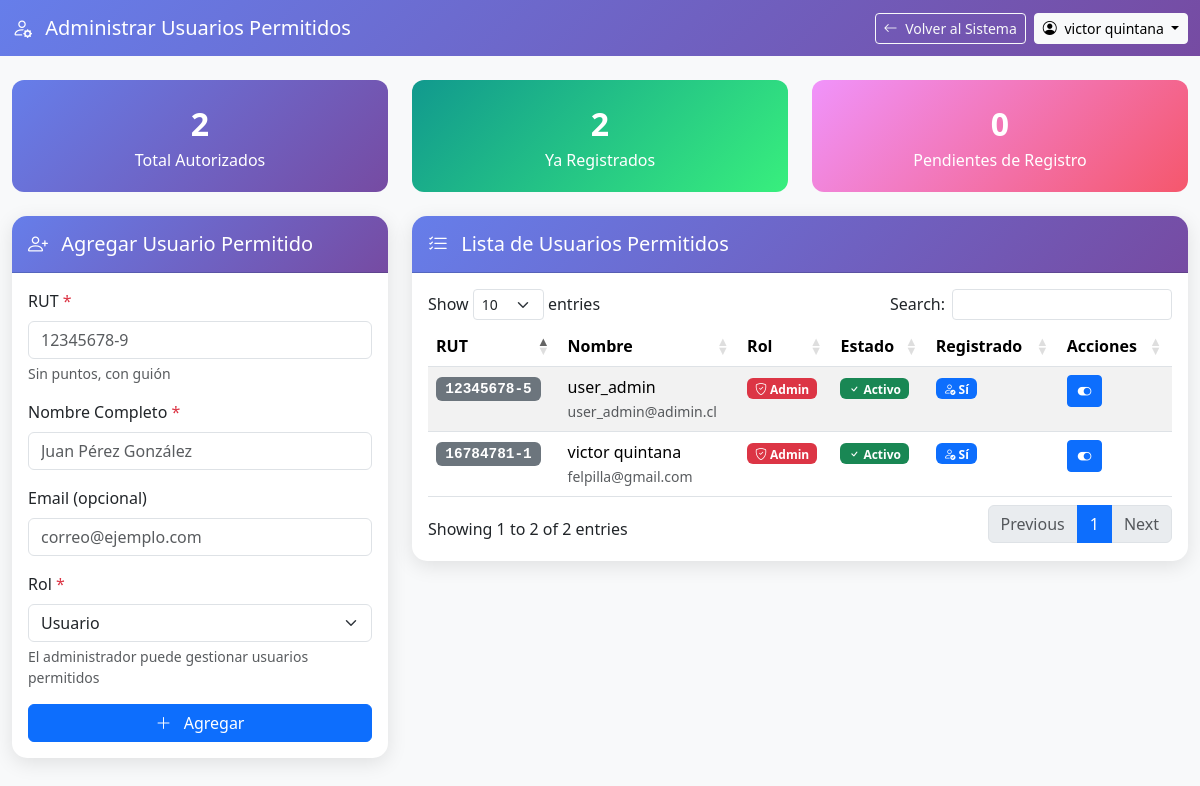
The app's page /admin-usuarios.php (signed in) with its own data.
### tables this page shows
CREATE TABLE `z_usuarios_permitidos` (
  `id` int(11) NOT NULL,
  `rut` varchar(12) NOT NULL COMMENT 'RUT sin puntos, con guión (ej: 12345678-9)',
  `nombre` varchar(100) NOT NULL COMMENT 'Nombre completo de la persona',
  `email` varchar(100) DEFAULT NULL,
  `rol` enum('admin','usuario') DEFAULT 'usuario',
  `activo` tinyint(1) NOT NULL DEFAULT '1' COMMENT '1=puede registrarse, 0=bloqueado',
  `fecha_agregado` datetime NOT NULL DEFAULT CURRENT_TIMESTAMP
);

### auth.php (called while the page is built, shortened)
<?php
function estaAutenticado() {
    if (isset($_SESSION['ultimo_acceso'])) {
        $inactivo = time() - $_SESSION['ultimo_acceso'];
    }
    return true;
}
function obtenerUsuarioActual() {
    return array(
        'id' => $_SESSION['usuario_id'],
        'username' => $_SESSION['usuario_username'],
        'nombre' => $_SESSION['usuario_nombre'],
        'rol' => $_SESSION['usuario_rol']
    );
}
?>

### admin-usuarios.php (the view, shortened to what this page needs)
<?php
require_once 'auth.php';
$usuario = obtenerUsuarioActual();
require_once 'config.php';
$query = "SELECT up.*,
          (SELECT COUNT(*) FROM z_usuarios u WHERE u.rut = up.rut) as registrado
          FROM z_usuarios_permitidos up
          ORDER BY up.fecha_agregado DESC";
$result = $conn->query($query);
$usuarios_permitidos = array();
if ($result) {
    while ($row = $result->fetch_assoc()) {
        $usuarios_permitidos[] = $row;
    }
}
$total_permitidos = count($usuarios_permitidos);
$total_registrados = 0;
foreach ($usuarios_permitidos as $up) {
    if ($up['registrado'] > 0) $total_registrados++;
}
?>
<!DOCTYPE html>
<html lang="es">
<head>
    <link href="https://cdn.jsdelivr.net/npm/bootstrap@5.3.2/dist/css/bootstrap.min.css" rel="stylesheet">
    <link href="https://cdn.jsdelivr.net/npm/bootstrap-icons@1.11.1/font/bootstrap-icons.css" rel="stylesheet">
    <link href="https://cdn.datatables.net/1.13.7/css/dataTables.bootstrap5.min.css" rel="stylesheet">
</head>
<body>
    <nav class="navbar navbar-dark navbar-custom">
        <div class="container-fluid">
            <a class="navbar-brand" href="admin-usuarios.php">
                <i class="bi bi-person-gear me-2"></i>
                Administrar Usuarios Permitidos
            </a>
            <div class="d-flex gap-2 align-items-center">
                <a href="index.php" class="btn btn-outline-light btn-sm">
                    <i class="bi bi-arrow-left me-1"></i>
                    Volver al Sistema
                </a>
                <div class="dropdown">
                    <button class="btn btn-light btn-sm dropdown-toggle" type="button" data-bs-toggle="dropdown">
                        <i class="bi bi-person-circle me-1"></i>
                        <?php echo htmlspecialchars($usuario['nombre']); ?>
                    </button>
                </div>
            </div>
        </div>
    </nav>
    <div class="container-fluid py-4">
        <div class="row mb-4">
            <div class="col-md-4">
                <div class="stats-card total">
                    <div class="numero"><?php echo $total_permitidos; ?></div>
                    <div>Total Autorizados</div>
                </div>
            </div>
            <div class="col-md-4">
                <div class="stats-card registrados">
                    <div class="numero"><?php echo $total_registrados; ?></div>
                    <div>Ya Registrados</div>
                </div>
            </div>
            <div class="col-md-4">
                <div class="stats-card pendientes">
                    <div class="numero"><?php echo $total_permitidos - $total_registrados; ?></div>
                    <div>Pendientes de Registro</div>
                </div>
            </div>
        </div>
        <div class="row">
            <div class="col-lg-4 mb-4">
                <div class="card">
                    <div class="card-header card-header-custom py-3">
                        <h5 class="mb-0">
                            <i class="bi bi-person-plus me-2"></i>
                            Agregar Usuario Permitido
                        </h5>
                    </div>
                    <div class="card-body">
                        <form method="POST" action="admin-usuarios.php">
                            <div class="mb-3">
                                <label for="rut" class="form-label">RUT <span class="text-danger">*</span></label>
                                <input type="text" class="form-control" id="rut" name="rut"
                                       placeholder="12345678-9" required maxlength="12">
                                <div class="form-text">Sin puntos, con guión</div>
                            </div>
                            <div class="mb-3">
                                <label for="nombre" class="form-label">Nombre Completo <span class="text-danger">*</span></label>
                                <input type="text" class="form-control" id="nombre" name="nombre"
                                       placeholder="Juan Pérez González" required>
                            </div>
                            <div class="mb-3">
                                <label for="email" class="form-label">Email (opcional)</label>
                                <input type="email" class="form-control" id="email" name="email"
                                       placeholder="correo@ejemplo.com">
                            </div>
                            <div class="mb-3">
                                <label for="rol" class="form-label">Rol <span class="text-danger">*</span></label>
                                <select class="form-select" id="rol" name="rol" required>
                                    <option value="usuario" selected>Usuario</option>
                                </select>
                                <div class="form-text">El administrador puede gestionar usuarios permitidos</div>
                            </div>
                            <div class="d-grid">
                                <button type="submit" name="agregar" class="btn btn-primary">
                                    <i class="bi bi-plus-lg me-2"></i>
                                    Agregar
                                </button>
                            </div>
                        </form>
                    </div>
                </div>
            </div>
            <div class="col-lg-8">
                <div class="card">
                    <div class="card-header card-header-custom py-3">
                        <h5 class="mb-0">
                            <i class="bi bi-list-check me-2"></i>
                            Lista de Usuarios Permitidos
                        </h5>
                    </div>
                    <div class="card-body">
                        <div class="table-responsive">
                            <table id="tablaPermitidos" class="table table-striped table-hover">
                                <thead>
                                    <tr>
                                        <th>RUT</th>
                                        <th>Nombre</th>
                                        <th>Rol</th>
                                        <th>Estado</th>
                                        <th>Registrado</th>
                                        <th>Acciones</th>
                                    </tr>
                                </thead>
                                <tbody>
                                    <?php foreach ($usuarios_permitidos as $up): ?>
                                    <tr>
                                        <td>
                                            <span class="badge bg-secondary badge-rut"><?php echo htmlspecialchars($up['rut']); ?></span>
                                        </td>
                                        <td>
                                            <?php echo htmlspecialchars($up['nombre']); ?>
                                            <?php if ($up['email']): ?>
                                            <br><small class="text-muted"><?php echo htmlspecialchars($up['email']); ?></small>
                                            <?php endif; ?>
                                        </td>
                                        <td>
                                            <?php if (isset($up['rol']) && $up['rol'] === 'admin'): ?>
                                            <span class="badge bg-danger"><i class="bi bi-shield-check"></i> Admin</span>
                                            <?php else: ?>
                                            <span class="badge bg-info"><i class="bi bi-person"></i> Usuario</span>
                                            <?php endif; ?>
                                        </td>
                                        <td>
                                            <?php if ($up['activo']): ?>
                                            <span class="badge bg-success"><i class="bi bi-check"></i> Activo</span>
                                            <?php else: ?>
                                            <span class="badge bg-danger"><i class="bi bi-x"></i> Bloqueado</span>
                                            <?php endif; ?>
                                        </td>
                                        <td>
                                            <?php if ($up['registrado'] > 0): ?>
                                            <span class="badge bg-primary"><i class="bi bi-person-check"></i> Sí</span>
                                            <?php else: ?>
                                            <span class="badge bg-warning text-dark"><i class="bi bi-hourglass"></i> Pendiente</span>
                                            <?php endif; ?>
                                        </td>
                                        <td>
                                            <div class="btn-group btn-group-sm">
                                                <a href="?toggle=<?php echo $up['id']; ?>" class="btn btn-<?php echo $up['activo'] ? 'primary' : 'danger'; ?> btn-action" title="<?php echo $up['activo'] ? 'Bloquear' : 'Activar'; ?>">
                                                    <i class="bi bi-toggle-<?php echo $up['activo'] ? 'on' : 'off'; ?>"></i>
                                                </a>
                                            </div>
                                        </td>
                                    </tr>
                                    <?php endforeach; ?>
                                </tbody>
                            </table>
                        </div>
                    </div>
                </div>
            </div>
        </div>
    </div>
</body>
</html>

### admin-usuarios.php (style rules this page uses)
:root { --primary-gradient: linear-gradient(135deg, #667eea 0%, #764ba2 100%); }
body { background-color: #f8f9fa; font-family: 'Segoe UI', Tahoma, Geneva, Verdana, sans-serif; }
.navbar-custom { background: var(--primary-gradient); }
.card { border: none; border-radius: 15px; box-shadow: 0 5px 20px rgba(0,0,0,0.1); }
.card-header-custom { background: var(--primary-gradient); color: white; border-radius: 15px 15px 0 0 !important; }
.stats-card { border-radius: 12px; padding: 20px; color: white; text-align: center; }
.stats-card.total { background: var(--primary-gradient); }
.stats-card.registrados { background: linear-gradient(135deg, #11998e 0%, #38ef7d 100%); }
.stats-card.pendientes { background: linear-gradient(135deg, #f093fb 0%, #f5576c 100%); }
.stats-card .numero { font-size: 2rem; font-weight: 700; }
.badge-rut { font-family: 'Courier New', monospace; font-size: 0.9rem; }
.btn-action { padding: 5px 10px; font-size: 0.85rem; }

### records on screen
z_usuarios_permitidos: nombre "victor quintana", rut "16784781-1", email "felpilla@gmail.com", rol "admin" (drawn), activo 1 (drawn)
z_usuarios_permitidos: rut "12345678-5", nombre "user_admin", email "user_admin@adimin.cl", rol "admin" (drawn), activo 1 (drawn)

### other values on screen
$total_permitidos "2"
$total_registrados "2"
$total_permitidos - $total_registrados "0"
